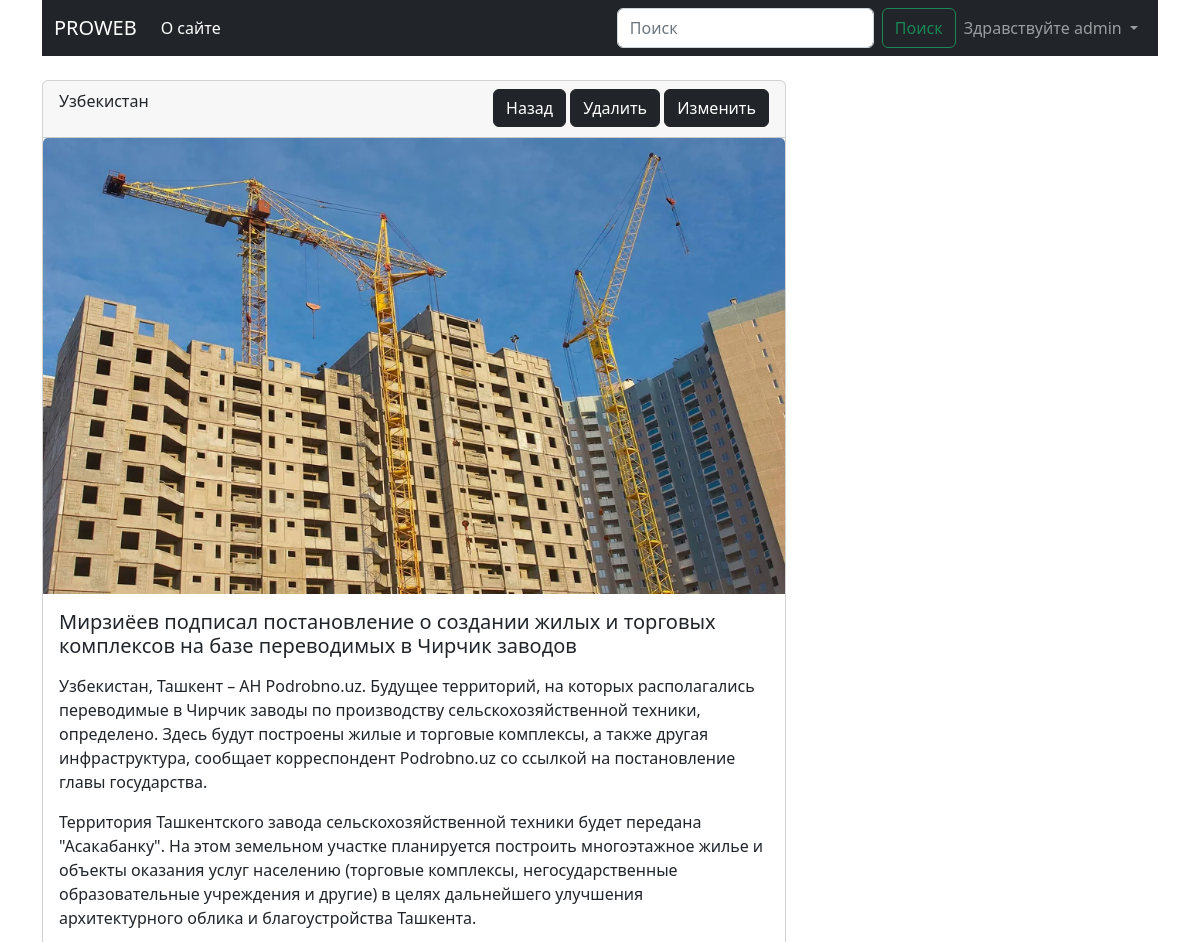
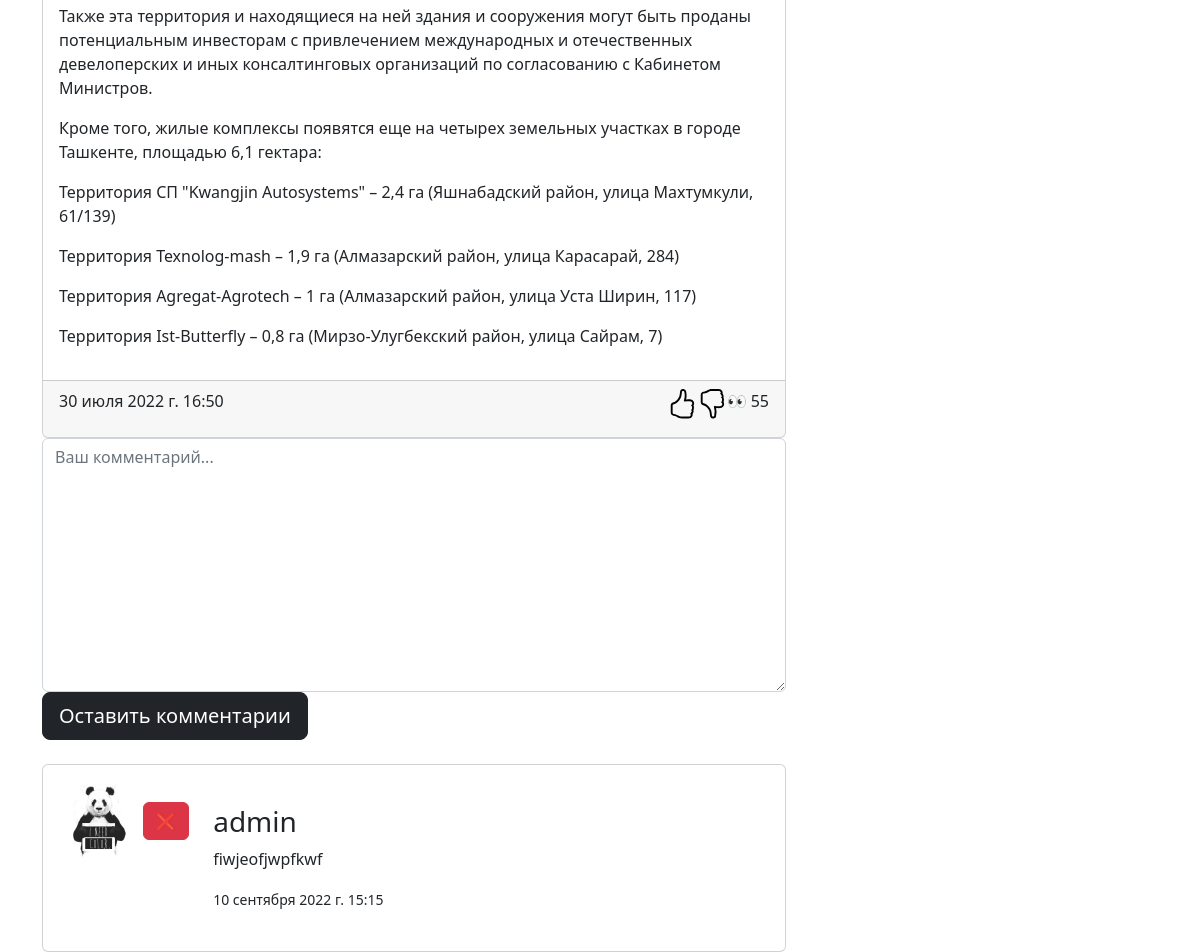
The app's page /article/3 (signed in) with its own data (2 pictures, top to bottom).
### blog/models.py (models this page shows, shortened)
class Article(models.Model):
    title = models.CharField(max_length=255, verbose_name='Заголовок статьи')
    content = models.TextField(verbose_name='Содержание статьи')
    photo = models.ImageField(upload_to=f'photos/', verbose_name='Фотография', null=True, blank=True)
    created_at = models.DateTimeField(auto_now_add=True, verbose_name='Дата создания')
    updated_at = models.DateTimeField(auto_now=True, verbose_name='Дата последнего изменения')
    publish = models.BooleanField(default=True, verbose_name='Статус публикации')
    views = models.IntegerField(default=0, verbose_name='Количество просмотров')
    category = models.ForeignKey(Category, on_delete=models.CASCADE)
    def get_photo(self):  # если у себя есть фото, то вернуть его url, иначе ссылка
        if self.photo:
            return self.photo.url
        else:
            return 'https://media-cldnry.s-nbcnews.com/image/upload/newscms/2019_01/2705191/nbc-social-default.png'
    class Meta:
        verbose_name = 'Статья'
        verbose_name_plural = 'Статьи'

class Category(models.Model):
    title = models.CharField(max_length=30, unique=True, verbose_name='Название категории')  # title VARCHAR(30)
    def __str__(self):
        return self.title
    class Meta:
        verbose_name = 'Категория'
        verbose_name_plural = 'Категории'

class Comment(models.Model):
    user = models.ForeignKey(User, on_delete=models.CASCADE, verbose_name='Автор')
    article = models.ForeignKey(Article, on_delete=models.CASCADE, verbose_name='Статья')
    text = models.TextField(verbose_name='Комментарии')
    created_at = models.DateTimeField(auto_now_add=True)
    class Meta:
        verbose_name = 'Комментарий'
        verbose_name_plural = 'Комментарии'

class Profile(models.Model):
    user = models.OneToOneField(User, on_delete=models.CASCADE, verbose_name='Пользователь')
    photo = models.ImageField(upload_to='users/', null=True, blank=True, verbose_name='Фото пользователя')
    def get_photo(self):  # если у себя есть фото, то вернуть его url, иначе ссылка
        if self.photo:
            return self.photo.url
        else:
            return 'https://www.seekpng.com/png/detail/966-9665493_my-profile-icon-blank-profile-image-circle.png'
    class Meta:
        verbose_name = 'Пользователь'
        verbose_name_plural = 'Пользователи'

### blog/views.py (the view)
# urls.py: path('article/<int:pk>', ArticleDetailView.as_view(), name='article_detail'),
class ArticleDetailView(DetailView):  # article_detail.html - такой и должен быть адрес
    model = Article
    context_object_name = 'article'
    def get_context_data(self, **kwargs):
        context = super().get_context_data()
        article = Article.objects.get(pk=self.kwargs['pk'])
        article.views += 1
        article.save()
        user = self.request.user
        if user.is_authenticated:
            mark, created = Like.objects.get_or_create(user=user, article=article)
            if created:
                context['like'] = False
                context['dislike'] = False
            else:
                context['like'] = mark.like
                context['dislike'] = mark.dislike
        else:
            context['like'] = False
            context['dislike'] = False
        context['title'] = f'Статья на тему: {article.title}'
        """Если пользователь авторизован вернуть ему форму"""
        if self.request.user.is_authenticated:
            context['comment_form'] = CommentForm()
        context['comments'] = Comment.objects.filter(article_id=self.kwargs['pk'])
        return context

### blog/forms.py
class CommentForm(forms.ModelForm):
    class Meta:
        model = Comment
        fields = ['text']
        widgets = {
            'text': forms.Textarea(attrs={
                'class': 'form-control',
                'placeholder': 'Ваш комментарий...'
            })
        }

### blog/templates/blog/article_detail.html (shortened to what this page needs)
{% extends 'base.html' %}
{% block main %}
<div class="d-flex justify-content-between mt-4">
    <div class="col-8">
        <div class="card">
            <div class="card-header d-flex justify-content-between">
                <div>
                    <p>{{ article.category }}</p>
                </div>
                <div>
                    <a href="{% url 'index' %}" class="btn btn-dark">Назад</a>
                    <a href="{% url 'delete' article.pk %}" class="btn btn-dark">Удалить</a>
                    <a href="{% url 'update' article.pk %}" class="btn btn-dark">Изменить</a>
                </div>
            </div>
            <img src="{{ article.get_photo }}" class="card-img-top" alt="...">
            <div class="card-body">
                <h5 class="card-title">{{ article.title }}</h5>
                <p class="card-text">{{ article.content|linebreaks }}</p>
            </div>
            <div class="card-footer d-flex justify-content-between">
                <p class="card-text">{{ article.created_at }}</p>
                <div class="d-flex">
                    {% if not like %}
                    <a href="{% url 'mark' article.pk 'addlike' %}" style="color: black">
                    </a>
                    {% endif %}
                    {% if not dislike %}
                    <a href="{% url 'mark' article.pk 'adddislike' %}" style="color: black">
                    </a>
                    {% endif %}
                    <p class="card-text">👀 {{ article.views }}</p>
                </div>
            </div>
        </div>
        {% include 'blog/components/_comment_form.html' %}
        {% include 'blog/components/_comments.html' %}
    </div>
    <div class="col-4">
    </div>
</div>
{% endblock main %}

### templates/components/_navbar.html (shortened to what this page needs)
<nav class="navbar navbar-expand-lg navbar-dark bg-dark">
    <div class="container-fluid">
        <a class="navbar-brand" href="{% url 'index' %}">PROWEB</a>
        <div class="collapse navbar-collapse" id="navbarSupportedContent">
            <ul class="navbar-nav me-auto mb-2 mb-lg-0">
                <li class="nav-item">
                    <a class="nav-link active" href="{% url 'about_site' %}">О сайте</a>
                </li>
            </ul>
            <ul class="navbar-nav mb-2 mb-lg-0">
                <form class="d-flex" role="search" method="get" action="{% url 'search' %}">
                    <input name="q" class="form-control me-2" type="search" placeholder="Поиск" aria-label="Поиск">
                    <button class="btn btn-outline-success" type="submit">Поиск</button>
                </form>
                {% if not request.user.is_authenticated %}
                <li class="nav-item">
                    <a class="nav-link active" href="{% url 'login' %}">Войти</a>
                </li>
                <li class="nav-item">
                    <a class="nav-link active" href="{% url 'register' %}">Зарегестрироваться</a>
                </li>
                {% else %}
                <li class="nav-item dropdown">
                    <a class="nav-link dropdown-toggle" href="#" id="navbarDropdown" role="button"
                       data-bs-toggle="dropdown" aria-expanded="false">
                        Здравствуйте {{ request.user.username }}
                    </a>
                </li>
                {% endif %}
            </ul>
        </div>
    </div>
</nav>

### blog/templates/blog/components/_comments.html
{% for comment in comments %}
<div class="card mt-4">
    <div class="card-body">
        <div class="d-flex justify-content-start">
            <div class="profile">
                <img src="{{ comment.user.profile.get_photo }}" class="rounded-circle" width="80">
                {% if request.user == comment.user %}
                <a href="{% url 'delete_comment' comment.pk article.pk %}" class="btn btn-danger">❌</a>
                {% endif %}
            </div>
            <div class="p-4">
                <h3>{{ comment.user.username }}</h3>
                <p>{{ comment.text }}</p>
                <small>{{ comment.created_at }}</small>
            </div>
        </div>
    </div>
</div>
{% endfor %}

### records on screen
Article: category "Узбекистан", get_photo (picture), title "Мирзиёев подписал постановление о создании жилых и торговых комплексов на базе переводимых в Чирчик заводов", content "Узбекистан, Ташкент – АН Podrobno.uz. Будущее территорий, на которых располагались переводимые в Чирчик заводы по производству сельскохозяйственной техники, определено. Здесь будут построены жилые и торговые комплексы, а также другая инфраструктура, сообщает корреспондент Podrobno.uz со ссылкой на постановление главы государства. Территория Ташкентского завода сельскохозяйственной техники будет передана \"Асакабанку\". На этом земельном участке планируется построить многоэтажное жилье и объекты оказания услуг населению (торговые комплексы, негосударственные образовательные учреждения и другие) в целях дальнейшего улучшения архитектурного облика и благоустройства Ташкента. Также эта территория…", created_at "30 июля 2022 г. 16:50", views "55"
Comment: user.profile.get_photo (picture), user.username "admin", text "fiwjeofjwpfkwf", created_at "10 сентября 2022 г. 15:15"

### other values on screen
{{ request.user.username }} "admin"
